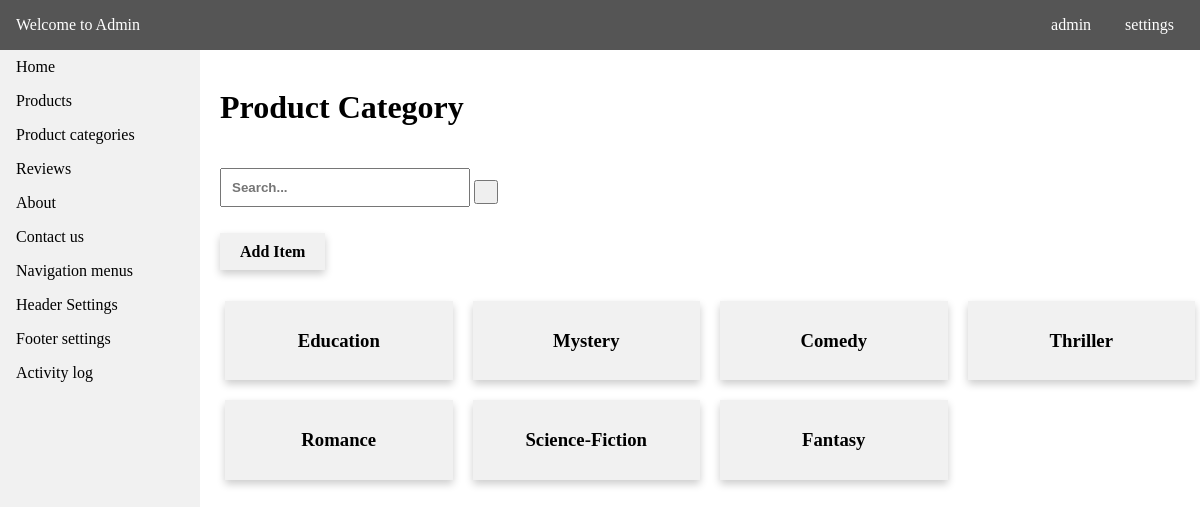
/admin/product_category.php, run on an earlier commit of the app's database.
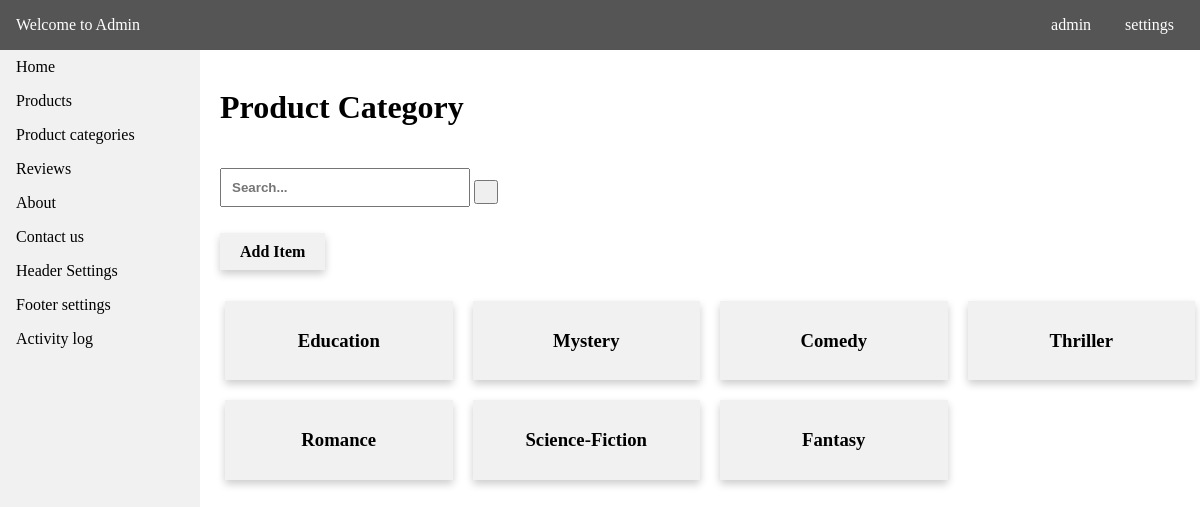
And on a later commit of the database.
### tables this page shows
CREATE TABLE `tbl_menus` (
  `id` int(11) NOT NULL,
  `menu_name` varchar(255) NOT NULL,
  `menu_link` varchar(255) NOT NULL,
  `date_created` datetime NOT NULL DEFAULT CURRENT_TIMESTAMP
);

CREATE TABLE `tbl_categories` (
  `id` int(11) NOT NULL,
  `cat_name` varchar(255) NOT NULL,
  `activated` int(11) NOT NULL,
  `date_created` datetime NOT NULL DEFAULT CURRENT_TIMESTAMP
);

### api/dbh.php (called while the page is built, shortened)
<?php
class dbh {
    public function __construct() {
        $this->servername = HOST;
        $this->username = USER;
        $this->password = PASS;
        $this->dbname = DBNAME;
        $this->conn = mysqli_connect($this->servername,$this->username,$this->password,$this->dbname);
    }
}
?>

### config.php (called while the page is built, shortened)
<?php
include API.'dbh.php';
include API.'viewUser.php';
$viewUser = new ViewUser;
?>

### api/viewUser.php (called while the page is built, shortened)
<?php
class ViewUser extends User {
    public function get_data($get_table) {
        $query = "SELECT * FROM ".$get_table." ORDER BY id DESC";
        $res = mysqli_query($this->conn,$query);
        return $res;
    }
    public function get_query($query) {
        $res = mysqli_query($this->conn,$query);
        return $res;
    }
}
?>

### admin/product_category.php (the view, shortened to what this page needs)
<?php
include '../config.php';
?>
<!DOCTYPE html>
<html>
<head>
    <link rel="stylesheet" type="text/css" media="screen" href="admin_css/main.css" />
</head>
<body>
<div class="header">
    <p>Welcome to Admin</p>
    <div class="head-content">
        <p>admin</p>
        <p>settings</p>
    </div>
</div>
<?php
include 'require/nav.php';
?>
<div class="container">
    <br>
<h1>Product Category</h1>
    <div class="search">
      <form method="GET">
        <input style="margin-top:20px;" type="text" placeholder="Search..." name="query">
        <button type="submit" name="searchbtn"><i class="fa fa-search"></i></button>
      </form>
    </div><br><br>
    <div class="addbtn"><a href="<?php echo ADMIN_URL.'cat_create.php'; ?>">Add Item<i class="fa fa-plus"></i></a></div>
    <div class="content">
        <div class="row">
        <?php
        if (isset($_GET['query']) && isset($_GET['searchbtn'])) {
            $term = $_GET['query'];
            $table = "tbl_categories";
            $search = "cat_name";
            $result = $viewUser->search($term,$table,$search);
            $num_result = $result->num_rows;
            if ($num_result > 0) {
                    if ($num_result > 1)
                    {
                      $item = "items";
                    }
                    else {
                      $item = "item";
                    }
                    echo '<h3 style="color:green;">Results: "'.$term.'" ('.$num_result.' '.$item.')</h3>';
                while($row = $result->fetch_assoc()) {
                    $title = $row['cat_name'];
                    $id = $row['id'];
                    ?>
                    <div class="column">
                        <a href="product_details.php?id=<?php echo $id;?>">
                            <div class="card">
                                <h3><?php echo $title; ?></h3>
                            </div>
                        </a>
                    </div>
                    <?php
                }
            }
        }
        else {
            $table = "tbl_categories";
            $res = $viewUser->get_data($table);
            while ($row = $res->fetch_assoc()) {
                $title = $row['cat_name'];
                $id = $row['id'];
        ?>
            <div class="column">
            <a href="product_cat_details.php?id=<?php echo $id;?>">
                    <div class="card">
                        <h3><?php echo $title; ?></h3>
                    </div>
                    </a>
            </div>
        <?php
        }
        }
        ?>
    </div>
    </div>
</div>
</body>
</html>

### admin/require/nav.php
<div class="header">
    <p><a style="color:#fff;text-decoration:none;" href="<?php echo ADMIN_URL;?>">Welcome to Admin</a></p>
    <div class="head-content">
        <p>admin</p>
        <p>settings</p>
    </div>
</div>
<nav class="navi">
    <ul>
        <li><a href="<?php echo ADMIN_URL;?>">Home</a></li>
    <?php
        $tbl = "SELECT * FROM tbl_menus";
        $res = $viewUser->get_query($tbl);
        while($row = $res->fetch_assoc()) {
            $menu = $row['menu_name'];
            $link = $row['menu_link'];
    ?>
        <li><a href="<?php echo ADMIN_URL.$link.'.php'; ?>"><?php echo ucfirst($menu); ?></a></li>
    <?php
        }
    ?>
    </ul>
</nav>

What changed in the data, as far as the page shows it:
removed tbl_menus: menu_name "Navigation menus"
